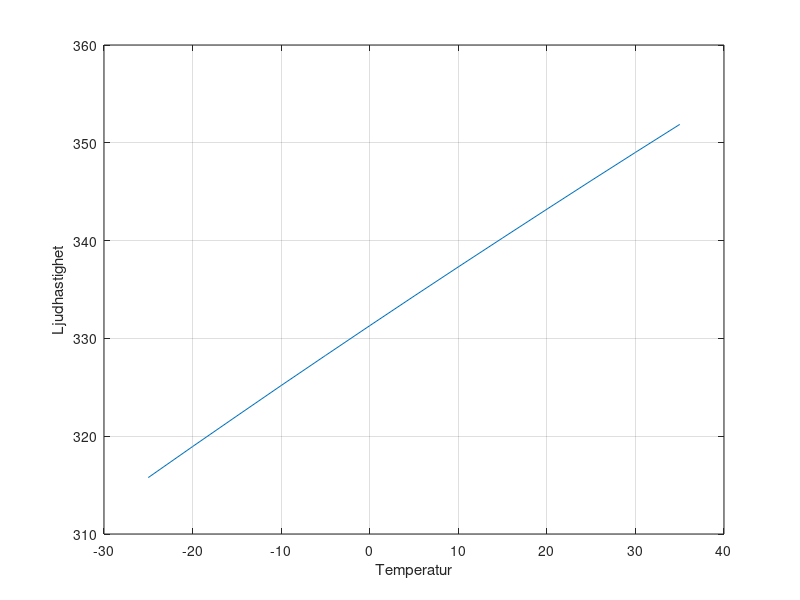
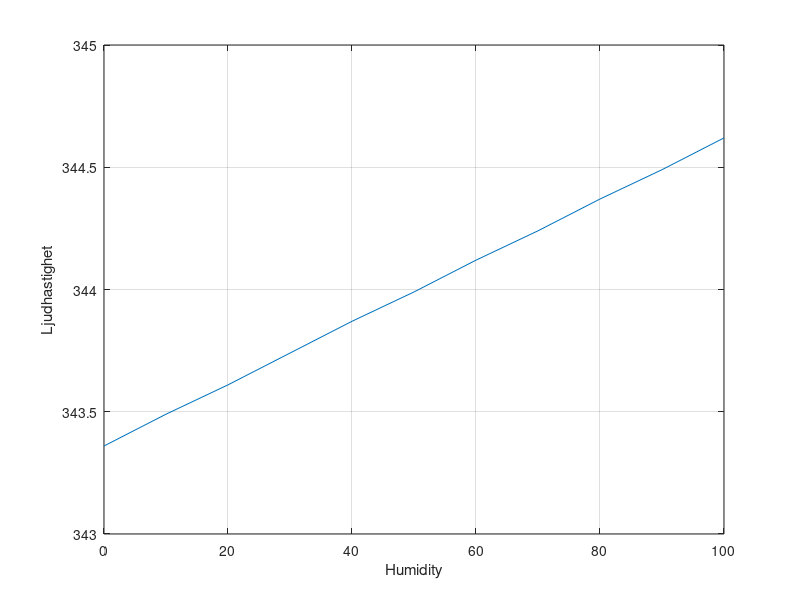

Write MATLAB code to recreate these figures, in order.
format short
%M?tv?rden tagna fr?n wikipedia

temp = [-25 -20 -15 -10 -5 0 5 10 15 20 25 30 35];
speed1 = [315.77 318.94 322.07 325.18 328.25 331.30 334.32 337.31 340.27 343.21 346.13 349.02 351.88];

figure(1)
plot(temp, speed1)
grid on
xlabel('Temperatur')
ylabel('Ljudhastighet')

polyfit(temp, speed1, 1)

%M?tv?rden tagna fr?n
%http://www.sengpielaudio.com/calculator-airpressure.htm 
%vid 20? och vid 101,325 kPa

hum = [0 10 20 30 40 50 60 70 80 90 100];
speed2 = [343.36 343.49 343.61 343.74 343.87 343.99 344.12 344.24 344.37 344.49 344.62];

figure(2)
plot(hum, speed2)
grid on
xlabel('Humidity')
ylabel('Ljudhastighet')

polyfit(hum, speed2, 1)


%Id?: anv?nd startv?rde f?r temperaturkurvan och ha en f?rstagradskurva med
%tv? ok?nda, en f?r temperatu och en fuktighet. => 
%   speed = 331.1190 + 0.6016*temp + 0.0126*humidity
